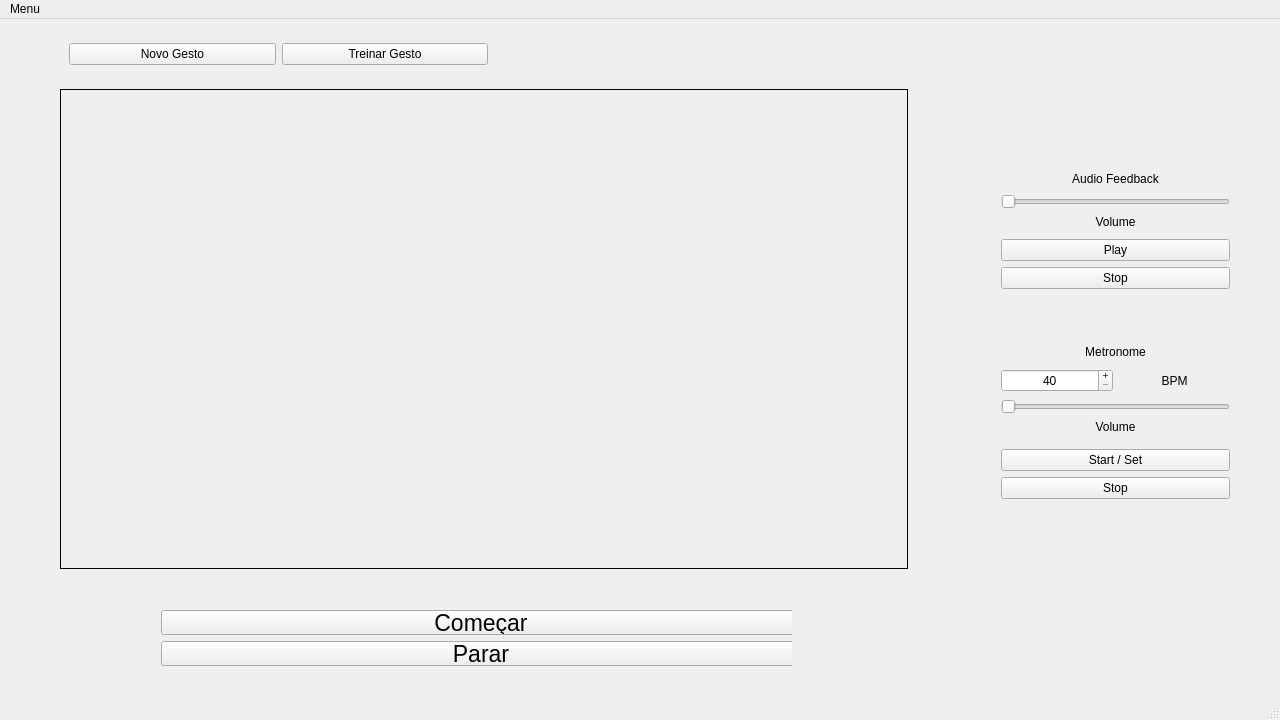
<?xml version="1.0" encoding="UTF-8"?>
<ui version="4.0">
 <class>MainWindow</class>
 <widget class="QMainWindow" name="MainWindow">
  <property name="geometry">
   <rect>
    <x>0</x>
    <y>0</y>
    <width>1280</width>
    <height>720</height>
   </rect>
  </property>
  <property name="minimumSize">
   <size>
    <width>1080</width>
    <height>720</height>
   </size>
  </property>
  <property name="baseSize">
   <size>
    <width>0</width>
    <height>0</height>
   </size>
  </property>
  <property name="windowTitle">
   <string>Maestro v0.1</string>
  </property>
  <widget class="QWidget" name="centralWidget">
   <property name="enabled">
    <bool>true</bool>
   </property>
   <property name="layoutDirection">
    <enum>Qt::LeftToRight</enum>
   </property>
   <widget class="QWidget" name="layoutWidget">
    <property name="geometry">
     <rect>
      <x>990</x>
      <y>310</y>
      <width>251</width>
      <height>181</height>
     </rect>
    </property>
    <layout class="QVBoxLayout" name="metronomeLayout">
     <item>
      <widget class="QLabel" name="labelMetronome">
       <property name="text">
        <string>Metronome</string>
       </property>
       <property name="alignment">
        <set>Qt::AlignCenter</set>
       </property>
      </widget>
     </item>
     <item>
      <layout class="QHBoxLayout" name="bpmLayout">
       <item>
        <widget class="QSpinBox" name="spinBox">
         <property name="alignment">
          <set>Qt::AlignCenter</set>
         </property>
         <property name="buttonSymbols">
          <enum>QAbstractSpinBox::PlusMinus</enum>
         </property>
         <property name="correctionMode">
          <enum>QAbstractSpinBox::CorrectToPreviousValue</enum>
         </property>
         <property name="minimum">
          <number>40</number>
         </property>
         <property name="maximum">
          <number>260</number>
         </property>
         <property name="singleStep">
          <number>5</number>
         </property>
        </widget>
       </item>
       <item>
        <widget class="QLabel" name="labelMetronomeBPM">
         <property name="text">
          <string>BPM</string>
         </property>
         <property name="alignment">
          <set>Qt::AlignCenter</set>
         </property>
        </widget>
       </item>
      </layout>
     </item>
     <item>
      <widget class="QSlider" name="metronomeVolumeSlider">
       <property name="maximum">
        <number>100</number>
       </property>
       <property name="orientation">
        <enum>Qt::Horizontal</enum>
       </property>
      </widget>
     </item>
     <item>
      <widget class="QLabel" name="labelMetronomeVolume">
       <property name="text">
        <string>Volume</string>
       </property>
       <property name="alignment">
        <set>Qt::AlignHCenter|Qt::AlignTop</set>
       </property>
      </widget>
     </item>
     <item>
      <widget class="QPushButton" name="startMetronomeButton">
       <property name="text">
        <string>Start / Set</string>
       </property>
      </widget>
     </item>
     <item>
      <widget class="QPushButton" name="stopMetronomeButton">
       <property name="text">
        <string>Stop</string>
       </property>
      </widget>
     </item>
    </layout>
   </widget>
   <widget class="QWidget" name="layoutWidget">
    <property name="geometry">
     <rect>
      <x>990</x>
      <y>140</y>
      <width>251</width>
      <height>141</height>
     </rect>
    </property>
    <layout class="QVBoxLayout" name="audioFeedbackLayout">
     <item>
      <widget class="QLabel" name="labelAudioFeedback">
       <property name="text">
        <string>Audio Feedback</string>
       </property>
       <property name="textFormat">
        <enum>Qt::RichText</enum>
       </property>
       <property name="alignment">
        <set>Qt::AlignCenter</set>
       </property>
      </widget>
     </item>
     <item>
      <widget class="QSlider" name="volumeFeedbackSlider">
       <property name="maximum">
        <number>100</number>
       </property>
       <property name="orientation">
        <enum>Qt::Horizontal</enum>
       </property>
      </widget>
     </item>
     <item>
      <widget class="QLabel" name="labelFeedbackVolume">
       <property name="text">
        <string>Volume</string>
       </property>
       <property name="alignment">
        <set>Qt::AlignHCenter|Qt::AlignTop</set>
       </property>
      </widget>
     </item>
     <item>
      <widget class="QPushButton" name="playFeedbackButton">
       <property name="text">
        <string>Play</string>
       </property>
      </widget>
     </item>
     <item>
      <widget class="QPushButton" name="stopFeedbackButton">
       <property name="text">
        <string>Stop</string>
       </property>
      </widget>
     </item>
    </layout>
   </widget>
   <widget class="QLabel" name="image">
    <property name="enabled">
     <bool>true</bool>
    </property>
    <property name="geometry">
     <rect>
      <x>60</x>
      <y>70</y>
      <width>848</width>
      <height>480</height>
     </rect>
    </property>
    <property name="sizePolicy">
     <sizepolicy hsizetype="Minimum" vsizetype="Minimum">
      <horstretch>0</horstretch>
      <verstretch>0</verstretch>
     </sizepolicy>
    </property>
    <property name="minimumSize">
     <size>
      <width>640</width>
      <height>480</height>
     </size>
    </property>
    <property name="maximumSize">
     <size>
      <width>1080</width>
      <height>720</height>
     </size>
    </property>
    <property name="frameShape">
     <enum>QFrame::Box</enum>
    </property>
    <property name="text">
     <string/>
    </property>
    <property name="alignment">
     <set>Qt::AlignCenter</set>
    </property>
   </widget>
   <widget class="QWidget" name="layoutWidget">
    <property name="geometry">
     <rect>
      <x>150</x>
      <y>580</y>
      <width>642</width>
      <height>78</height>
     </rect>
    </property>
    <layout class="QVBoxLayout" name="frameButtonsLayout">
     <item>
      <widget class="QPushButton" name="startBt">
       <property name="minimumSize">
        <size>
         <width>640</width>
         <height>0</height>
        </size>
       </property>
       <property name="maximumSize">
        <size>
         <width>640</width>
         <height>16777215</height>
        </size>
       </property>
       <property name="font">
        <font>
         <pointsize>17</pointsize>
        </font>
       </property>
       <property name="text">
        <string>Começar</string>
       </property>
      </widget>
     </item>
     <item>
      <widget class="QPushButton" name="stopBt">
       <property name="minimumSize">
        <size>
         <width>640</width>
         <height>0</height>
        </size>
       </property>
       <property name="maximumSize">
        <size>
         <width>640</width>
         <height>16777215</height>
        </size>
       </property>
       <property name="font">
        <font>
         <pointsize>17</pointsize>
        </font>
       </property>
       <property name="text">
        <string>Parar</string>
       </property>
      </widget>
     </item>
    </layout>
   </widget>
   <widget class="QWidget" name="">
    <property name="geometry">
     <rect>
      <x>58</x>
      <y>10</y>
      <width>441</width>
      <height>51</height>
     </rect>
    </property>
    <layout class="QHBoxLayout" name="gestosLayout">
     <item>
      <widget class="QPushButton" name="novoGestoButton">
       <property name="text">
        <string>Novo Gesto</string>
       </property>
      </widget>
     </item>
     <item>
      <widget class="QPushButton" name="treinarButton">
       <property name="text">
        <string>Treinar Gesto</string>
       </property>
      </widget>
     </item>
    </layout>
   </widget>
  </widget>
  <widget class="QMenuBar" name="menuBar">
   <property name="geometry">
    <rect>
     <x>0</x>
     <y>0</y>
     <width>1280</width>
     <height>22</height>
    </rect>
   </property>
   <widget class="QMenu" name="menuFile">
    <property name="title">
     <string>Menu</string>
    </property>
    <addaction name="actionSair"/>
   </widget>
   <addaction name="menuFile"/>
  </widget>
  <widget class="QStatusBar" name="statusBar"/>
  <action name="actionNovo_Gesto">
   <property name="text">
    <string>Novo Gesto ArUco</string>
   </property>
  </action>
  <action name="actionTreinar_Gestos">
   <property name="text">
    <string>Treinar Gestos</string>
   </property>
  </action>
  <action name="actionSair">
   <property name="text">
    <string>Sair</string>
   </property>
  </action>
  <action name="actionNovo_Gesto_PSMove">
   <property name="text">
    <string>Novo Gesto PSMove</string>
   </property>
  </action>
 </widget>
 <layoutdefault spacing="6" margin="11"/>
 <resources/>
 <connections/>
</ui>
